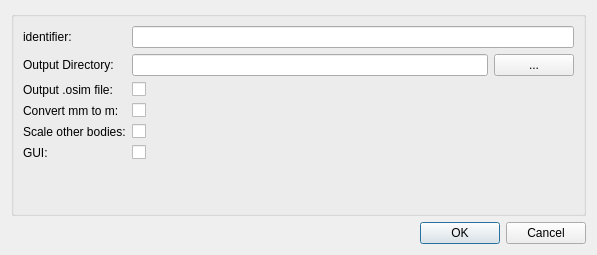
<?xml version="1.0" encoding="UTF-8"?>
<ui version="4.0">
 <class>Dialog</class>
 <widget class="QDialog" name="Dialog">
  <property name="geometry">
   <rect>
    <x>0</x>
    <y>0</y>
    <width>597</width>
    <height>255</height>
   </rect>
  </property>
  <property name="windowTitle">
   <string>Configure OpenSim Gait2392 Customisation Step</string>
  </property>
  <layout class="QGridLayout" name="gridLayout">
   <item row="0" column="0">
    <widget class="QGroupBox" name="configGroupBox">
     <property name="title">
      <string/>
     </property>
     <layout class="QFormLayout" name="formLayout">
      <property name="fieldGrowthPolicy">
       <enum>QFormLayout::AllNonFixedFieldsGrow</enum>
      </property>
      <item row="0" column="0">
       <widget class="QLabel" name="label0">
        <property name="text">
         <string>identifier:  </string>
        </property>
       </widget>
      </item>
      <item row="0" column="1">
       <widget class="QLineEdit" name="lineEdit_id"/>
      </item>
      <item row="1" column="0">
       <widget class="QLabel" name="label">
        <property name="text">
         <string>Output Directory:</string>
        </property>
       </widget>
      </item>
      <item row="2" column="0">
       <widget class="QLabel" name="label_10">
        <property name="text">
         <string>Output .osim file:</string>
        </property>
       </widget>
      </item>
      <item row="2" column="1">
       <widget class="QCheckBox" name="checkBox_write_osim_file">
        <property name="text">
         <string/>
        </property>
       </widget>
      </item>
      <item row="3" column="0">
       <widget class="QLabel" name="label_2">
        <property name="text">
         <string>Convert mm to m:</string>
        </property>
       </widget>
      </item>
      <item row="3" column="1">
       <widget class="QCheckBox" name="checkBox_convert_mm_to_m">
        <property name="text">
         <string/>
        </property>
       </widget>
      </item>
      <item row="4" column="0">
       <widget class="QLabel" name="label_3">
        <property name="text">
         <string>Scale other bodies:</string>
        </property>
       </widget>
      </item>
      <item row="4" column="1">
       <widget class="QCheckBox" name="checkBox_scale_other_bodies">
        <property name="text">
         <string/>
        </property>
       </widget>
      </item>
      <item row="5" column="0">
       <widget class="QLabel" name="label_11">
        <property name="text">
         <string>GUI:</string>
        </property>
       </widget>
      </item>
      <item row="5" column="1">
       <widget class="QCheckBox" name="checkBox_GUI">
        <property name="text">
         <string/>
        </property>
       </widget>
      </item>
      <item row="1" column="1">
       <layout class="QHBoxLayout" name="horizontalLayout">
        <item>
         <widget class="QLineEdit" name="lineEdit_osim_output_dir"/>
        </item>
        <item>
         <widget class="QPushButton" name="pushButton_osim_output_dir">
          <property name="text">
           <string>...</string>
          </property>
         </widget>
        </item>
       </layout>
      </item>
     </layout>
    </widget>
   </item>
   <item row="1" column="0">
    <widget class="QDialogButtonBox" name="buttonBox">
     <property name="orientation">
      <enum>Qt::Horizontal</enum>
     </property>
     <property name="standardButtons">
      <set>QDialogButtonBox::Cancel|QDialogButtonBox::Ok</set>
     </property>
    </widget>
   </item>
  </layout>
 </widget>
 <tabstops>
  <tabstop>lineEdit_id</tabstop>
  <tabstop>lineEdit_osim_output_dir</tabstop>
  <tabstop>pushButton_osim_output_dir</tabstop>
  <tabstop>checkBox_write_osim_file</tabstop>
  <tabstop>checkBox_convert_mm_to_m</tabstop>
  <tabstop>checkBox_scale_other_bodies</tabstop>
  <tabstop>checkBox_GUI</tabstop>
  <tabstop>buttonBox</tabstop>
 </tabstops>
 <resources/>
 <connections>
  <connection>
   <sender>buttonBox</sender>
   <signal>accepted()</signal>
   <receiver>Dialog</receiver>
   <slot>accept()</slot>
   <hints>
    <hint type="sourcelabel">
     <x>300</x>
     <y>404</y>
    </hint>
    <hint type="destinationlabel">
     <x>300</x>
     <y>213</y>
    </hint>
   </hints>
  </connection>
  <connection>
   <sender>buttonBox</sender>
   <signal>rejected()</signal>
   <receiver>Dialog</receiver>
   <slot>reject()</slot>
   <hints>
    <hint type="sourcelabel">
     <x>300</x>
     <y>404</y>
    </hint>
    <hint type="destinationlabel">
     <x>300</x>
     <y>213</y>
    </hint>
   </hints>
  </connection>
 </connections>
</ui>
